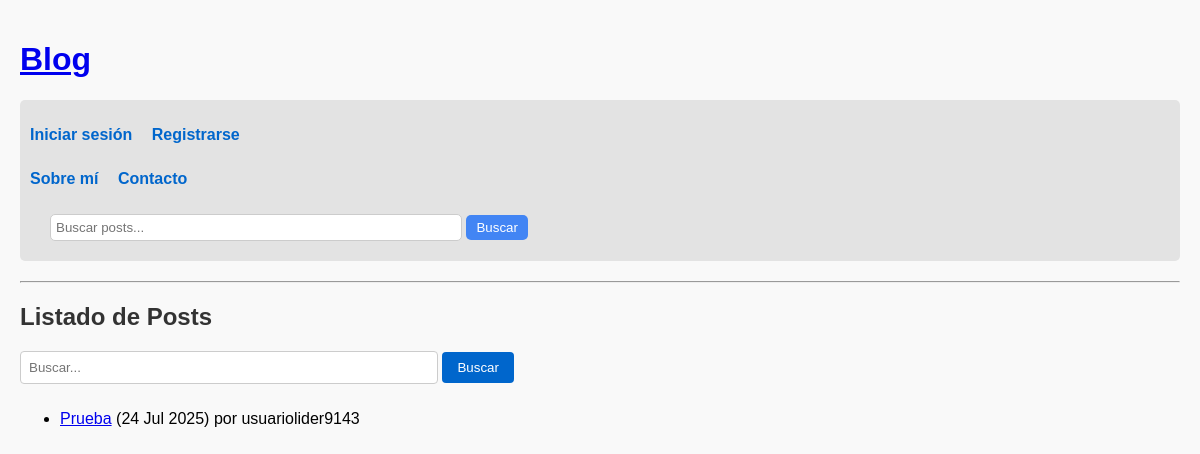
The app's page /, older data.
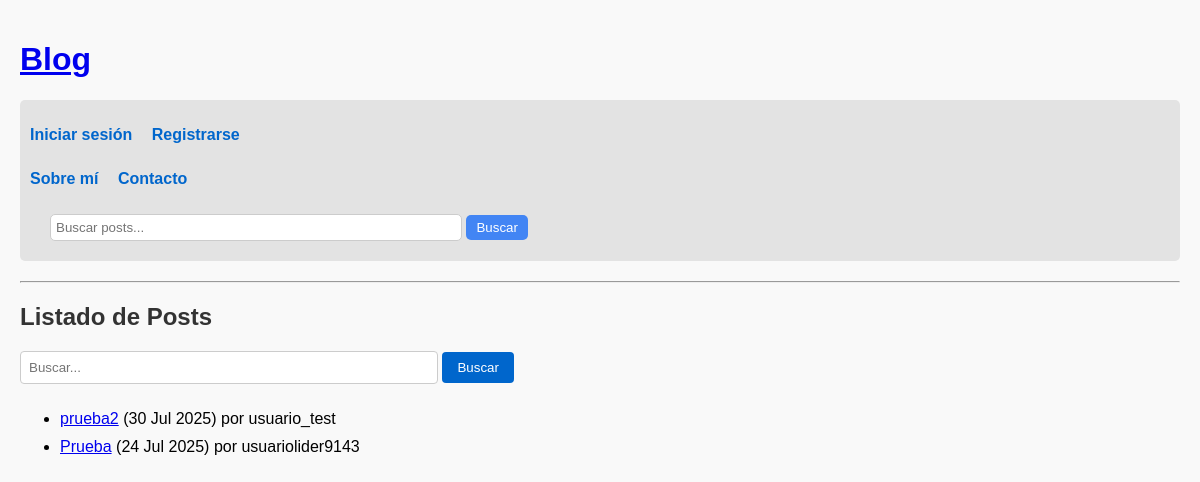
The same page, newer data.
### blog/models.py (models this page shows, shortened)
class Post(models.Model):
    titulo = models.CharField(max_length=200)
    contenido = models.TextField()
    fecha_creacion = models.DateTimeField(auto_now_add=True)
    autor = models.ForeignKey(User, on_delete=models.CASCADE)
    categoria = models.ForeignKey(Categoria, on_delete=models.SET_NULL, null=True)
    imagen = models.ImageField(upload_to='posts/', blank=True, null=True)

### blog/views.py (the view)
# urls.py: path('', views.index, name='index'),
def index(request):
    query = request.GET.get('q')
    if query:
        posts = Post.objects.filter(Q(titulo__icontains=query) | Q(contenido__icontains=query))
    else:
        posts = Post.objects.all().order_by('-fecha_creacion')
    return render(request, 'blog/index.html', {'posts': posts})

### blog/templates/blog/index.html (shortened to what this page needs)
{% extends 'blog/base.html' %}
{% block content %}
<h2>Listado de Posts</h2>
<form method="get">
    <input type="text" name="q" placeholder="Buscar...">
    <button type="submit">Buscar</button>
</form>
<ul>
    {% for post in posts %}
        <li>
            <a href="{% url 'detalle_post' post.id %}">{{ post.titulo }}</a>
            ({{ post.fecha_creacion|date:"d M Y" }}) por {{ post.autor.username }}
        </li>
    {% empty %}
        <li>No hay posts aún.</li>
    {% endfor %}
</ul>
{% endblock %}

### blog/templates/blog/base.html (shortened to what this page needs)
<!DOCTYPE html>
<html lang="es">
<head>
    {% load static %}
    <link rel="stylesheet" href="{% static 'css/estilos.css' %}">
</head>
<body>
    <h1><a href="{% url 'index' %}">Blog</a></h1>
    <nav>
    {% if user.is_authenticated %}
        <p>Hola, {{ user.username }}</p>
        <ul>
            <li><a href="{% url 'crear_post' %}">Nuevo post</a></li>
            <li><a href="{% url 'crear_categoria' %}">Nueva categoría</a></li>
            <li><a href="{% url 'perfil_usuario' %}">Mi perfil</a></li>
            <li><a href="{% url 'editar_perfil' %}">Editar perfil</a></li>
            <li>
                <form action="{% url 'logout' %}" method="post" style="display:inline;">
                    {% csrf_token %}
                    <button type="submit">Cerrar sesión</button>
                </form>
            </li>
        </ul>
    {% else %}
        <ul>
            <li><a href="{% url 'login' %}">Iniciar sesión</a></li>
            <li><a href="{% url 'register' %}">Registrarse</a></li>
        </ul>
    {% endif %}
    <ul>
        <li><a href="{% url 'sobre_mi' %}">Sobre mí</a></li>
        <li><a href="{% url 'contacto' %}">Contacto</a></li>
    </ul>
    <form method="get" action="{% url 'buscar_post' %}" style="display:inline; margin-left: 20px;">
        <input type="text" name="q" placeholder="Buscar posts..." value="{{ request.GET.q|default_if_none:'' }}" style="padding:5px; border-radius:5px; border:1px solid #ccc;">
        <button type="submit" style="padding:5px 10px; border:none; background-color:#4285f4; color:white; border-radius:5px;">Buscar</button>
    </form>
</nav>
    <hr>
    {% block content %}{% endblock %}
</body>
</html>

### blog/static/css/estilos.css (style rules this page uses)
body { background-color: #f9f9f9; font-family: Arial, sans-serif; margin: 0; padding: 20px; }
h1, h2, h3 { color: #333; }
nav { background-color: #e3e3e3; padding: 10px; margin-bottom: 20px; border-radius: 5px; }
nav ul { list-style-type: none; padding: 0; }
nav ul li { display: inline-block; margin-right: 15px; }
nav a { text-decoration: none; color: #0066cc; font-weight: bold; }
form { margin-top: 15px; }
input[type="text"], input[type="password"], textarea { padding: 8px; border: 1px solid #ccc; border-radius: 4px; width: 100%; max-width: 400px; margin-bottom: 10px; }
button { background-color: #0066cc; color: white; border: none; padding: 8px 15px; border-radius: 4px; cursor: pointer; }
ul li { margin-bottom: 10px; }

Row changes from the older to the newer data that the page shows:
added Post: titulo "prueba2", fecha_creacion "30 Jul 2025", autor.username "usuario_test"
